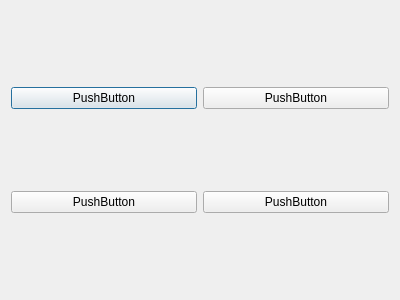
<?xml version="1.0" encoding="UTF-8"?>
<ui version="4.0">
 <class>MyButton</class>
 <widget class="QDialog" name="MyButton">
  <property name="geometry">
   <rect>
    <x>0</x>
    <y>0</y>
    <width>400</width>
    <height>300</height>
   </rect>
  </property>
  <property name="windowTitle">
   <string>MyButton</string>
  </property>
  <layout class="QGridLayout" name="gridLayout">
   <item row="0" column="0">
    <widget class="QPushButton" name="pushButton1">
     <property name="text">
      <string>PushButton</string>
     </property>
    </widget>
   </item>
   <item row="0" column="1">
    <widget class="QPushButton" name="pushButton2">
     <property name="text">
      <string>PushButton</string>
     </property>
    </widget>
   </item>
   <item row="1" column="0">
    <widget class="QPushButton" name="pushButton3">
     <property name="text">
      <string>PushButton</string>
     </property>
    </widget>
   </item>
   <item row="1" column="1">
    <widget class="QPushButton" name="pushButton4">
     <property name="text">
      <string>PushButton</string>
     </property>
    </widget>
   </item>
  </layout>
 </widget>
 <layoutdefault spacing="6" margin="11"/>
 <resources/>
 <connections/>
</ui>
